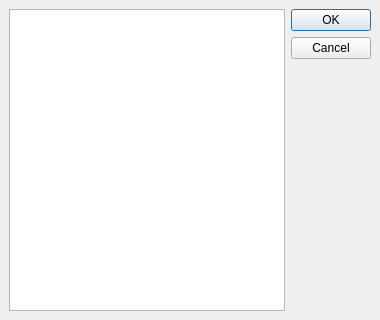
<?xml version="1.0" encoding="UTF-8"?>
<ui version="4.0">
 <class>QgsProcessingMultipleSelectionDialogBase</class>
 <widget class="QDialog" name="QgsProcessingMultipleSelectionDialogBase">
  <property name="geometry">
   <rect>
    <x>0</x>
    <y>0</y>
    <width>380</width>
    <height>320</height>
   </rect>
  </property>
  <property name="windowTitle">
   <string>Multiple selection</string>
  </property>
  <layout class="QHBoxLayout" name="horizontalLayout">
   <property name="spacing">
    <number>6</number>
   </property>
   <property name="leftMargin">
    <number>9</number>
   </property>
   <property name="topMargin">
    <number>9</number>
   </property>
   <property name="rightMargin">
    <number>9</number>
   </property>
   <property name="bottomMargin">
    <number>9</number>
   </property>
   <item>
    <widget class="QListView" name="mSelectionList">
     <property name="editTriggers">
      <set>QAbstractItemView::NoEditTriggers</set>
     </property>
     <property name="alternatingRowColors">
      <bool>true</bool>
     </property>
    </widget>
   </item>
   <item>
    <widget class="QDialogButtonBox" name="mButtonBox">
     <property name="orientation">
      <enum>Qt::Vertical</enum>
     </property>
     <property name="standardButtons">
      <set>QDialogButtonBox::Cancel|QDialogButtonBox::Ok</set>
     </property>
    </widget>
   </item>
  </layout>
 </widget>
 <resources/>
 <connections>
  <connection>
   <sender>mButtonBox</sender>
   <signal>accepted()</signal>
   <receiver>QgsProcessingMultipleSelectionDialogBase</receiver>
   <slot>accept()</slot>
   <hints>
    <hint type="sourcelabel">
     <x>248</x>
     <y>254</y>
    </hint>
    <hint type="destinationlabel">
     <x>157</x>
     <y>274</y>
    </hint>
   </hints>
  </connection>
  <connection>
   <sender>mButtonBox</sender>
   <signal>rejected()</signal>
   <receiver>QgsProcessingMultipleSelectionDialogBase</receiver>
   <slot>reject()</slot>
   <hints>
    <hint type="sourcelabel">
     <x>316</x>
     <y>260</y>
    </hint>
    <hint type="destinationlabel">
     <x>286</x>
     <y>274</y>
    </hint>
   </hints>
  </connection>
 </connections>
</ui>
